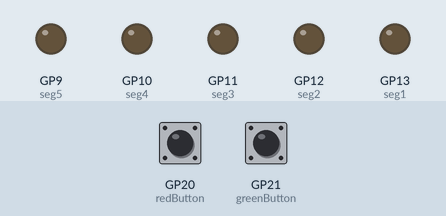
This program was run on a simulated Raspberry Pi Pico running MicroPython. Shown: output pins drawn as LEDs (lit = HIGH). Inputs (shaded band) come from the test bench; at power-on: GP20 (redButton) LOW, GP21 (greenButton) LOW.

Above: at 1.2 s.
1.3 s: GP20 (redButton) pulled HIGH for 1 s
At 2.7 s:
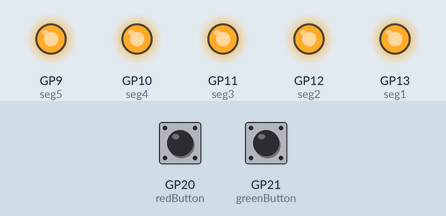
3.8 s: GP21 (greenButton) pulled HIGH for 0.15 s
At 4.8 s:
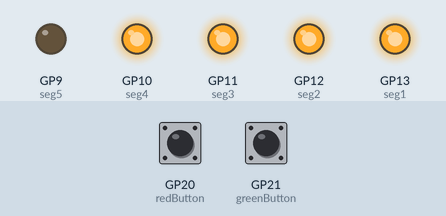
5.4 s: GP21 (greenButton) pulled HIGH for 1 s
At 5.5 s:
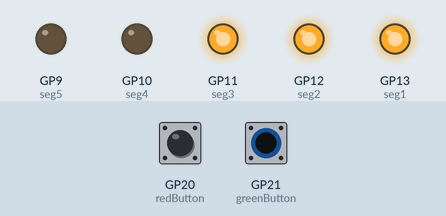
Timing chart, 0 to 8.4 s (numbered marks = the images above; inputs shaded):
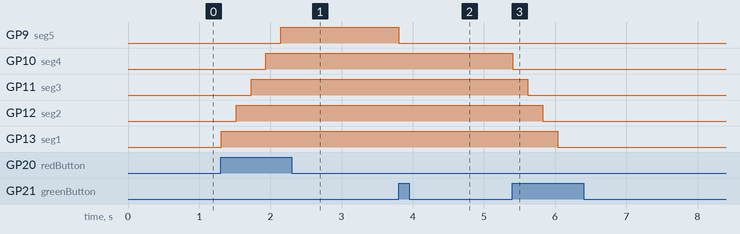

Measured:
- after the input at 1.3 s, GP9 (seg5): LOW → HIGH after 0.85 s; GP10 (seg4): LOW → HIGH after 0.64 s; GP11 (seg3): LOW → HIGH after 0.43 s; GP12 (seg2): LOW → HIGH after 0.22 s; GP13 (seg1): LOW → HIGH at once
- after the input at 3.8 s, GP9 (seg5): HIGH → LOW at once
- after the input at 5.4 s, GP10 (seg4): HIGH → LOW at once; GP11 (seg3): HIGH → LOW after 0.21 s; GP12 (seg2): HIGH → LOW after 0.42 s; GP13 (seg1): HIGH → LOW after 0.63 s

The program:

Control_Bar_Graph_LED_with_Buttons_Day_4.py
```python
# Let it Glow Advent Calendar - Day 4
# Control on Bar Graph LEDs with Buttons - Activity 5
# Lori Pfahler
# December 7, 2023

from machine import Pin
from utime import sleep

# Set up LED pins
seg1 = Pin(13, Pin.OUT)
seg2 = Pin(12, Pin.OUT)
seg3 = Pin(11, Pin.OUT)
seg4 = Pin(10, Pin.OUT)
seg5 = Pin(9, Pin.OUT)

# make a list of the LED objects
seg_list = [seg1, seg2, seg3, seg4, seg5]
# set up red and green buttons
redButton = Pin(20, Pin.IN, Pin.PULL_DOWN)
greenButton = Pin(21, Pin.IN, Pin.PULL_DOWN)
# Set the initial count for the index
count = -1

# use try and except to end program with <ctrl><c>
try:
    while True:
        sleep(0.01)
        # if red button is pressed - turn on next LED
        if redButton.value() == 1:
            if count == 4:
                pass
            else:
                count = count + 1
                seg_list[count].on()
                sleep(0.2)
        # if green button is pressed - turn off next LED
        if greenButton.value() == 1:
            if count == -1:
                pass
            else:
                seg_list[count].off()
                sleep(0.2)
                count = count -1
except KeyboardInterrupt:
    # Turn all LEDs off
    for LED in seg_list:
        LED.value(0)
```
